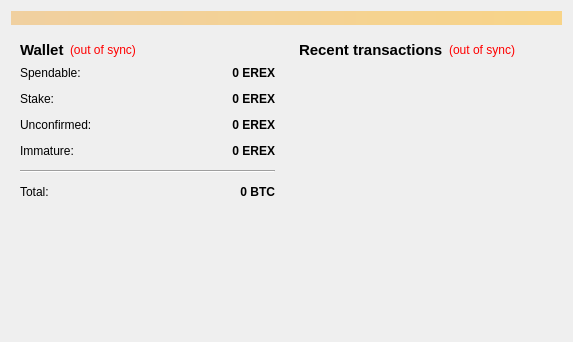
<?xml version="1.0" encoding="UTF-8"?>
<ui version="4.0">
 <class>OverviewPage</class>
 <widget class="QWidget" name="OverviewPage">
  <property name="geometry">
   <rect>
    <x>0</x>
    <y>0</y>
    <width>573</width>
    <height>342</height>
   </rect>
  </property>
  <property name="windowTitle">
   <string>Form</string>
  </property>
  <layout class="QVBoxLayout" name="topLayout">
   <item>
    <widget class="QLabel" name="labelAlerts">
     <property name="visible">
      <bool>false</bool>
     </property>
     <property name="styleSheet">
      <string notr="true">background-color: qlineargradient(x1: 0, y1: 0, x2: 1, y2: 0, stop:0 #F0D0A0, stop:1 #F8D488);  color:#000000
</string>
     </property>
     <property name="wordWrap">
      <bool>true</bool>
     </property>
     <property name="margin">
      <number>3</number>
     </property>
    </widget>
   </item>
   <item>
    <layout class="QHBoxLayout" name="horizontalLayout" stretch="1,1">
     <item>
      <layout class="QVBoxLayout" name="verticalLayout_2">
       <item>
        <widget class="QWidget" name="widget" native="true">
         <layout class="QVBoxLayout" name="verticalLayout_4">
          <item>
           <layout class="QHBoxLayout" name="horizontalLayout_4">
            <item>
             <widget class="QLabel" name="label_5">
              <property name="font">
               <font>
                <pointsize>11</pointsize>
                <weight>75</weight>
                <bold>true</bold>
               </font>
              </property>
              <property name="text">
               <string>Wallet</string>
              </property>
             </widget>
            </item>
            <item>
             <widget class="QLabel" name="labelWalletStatus">
              <property name="toolTip">
               <string>The displayed information may be out of date. Your wallet automatically synchronizes with the erexcoin network after a connection is established, but this process has not completed yet.</string>
              </property>
              <property name="styleSheet">
               <string notr="true">QLabel { color: red; }</string>
              </property>
              <property name="text">
               <string notr="true">(out of sync)</string>
              </property>
              <property name="alignment">
               <set>Qt::AlignLeading|Qt::AlignLeft|Qt::AlignVCenter</set>
              </property>
             </widget>
            </item>
            <item>
             <spacer name="horizontalSpacer_2">
              <property name="orientation">
               <enum>Qt::Horizontal</enum>
              </property>
              <property name="sizeHint" stdset="0">
               <size>
                <width>40</width>
                <height>20</height>
               </size>
              </property>
             </spacer>
            </item>
           </layout>
          </item>
          <item>
           <layout class="QFormLayout" name="formLayout_2">
            <property name="fieldGrowthPolicy">
             <enum>QFormLayout::AllNonFixedFieldsGrow</enum>
            </property>
            <property name="horizontalSpacing">
             <number>12</number>
            </property>
            <property name="verticalSpacing">
             <number>12</number>
            </property>
            <item row="0" column="0">
             <widget class="QLabel" name="label">
              <property name="text">
               <string>Spendable:</string>
              </property>
             </widget>
            </item>
            <item row="0" column="1">
             <widget class="QLabel" name="labelBalance">
              <property name="font">
               <font>
                <weight>75</weight>
                <bold>true</bold>
               </font>
              </property>
              <property name="cursor">
               <cursorShape>IBeamCursor</cursorShape>
              </property>
              <property name="toolTip">
               <string>Your current spendable balance</string>
              </property>
              <property name="text">
               <string notr="true">0 EREX</string>
              </property>
              <property name="alignment">
               <set>Qt::AlignRight|Qt::AlignTrailing|Qt::AlignVCenter</set>
              </property>
              <property name="textInteractionFlags">
               <set>Qt::LinksAccessibleByMouse|Qt::TextSelectableByKeyboard|Qt::TextSelectableByMouse</set>
              </property>
             </widget>
            </item>
            <item row="1" column="0">
             <widget class="QLabel" name="label_6">
              <property name="text">
               <string>Stake:</string>
              </property>
             </widget>
            </item>
            <item row="1" column="1">
             <widget class="QLabel" name="labelStake">
              <property name="font">
               <font>
                <weight>75</weight>
                <bold>true</bold>
               </font>
              </property>
              <property name="cursor">
               <cursorShape>IBeamCursor</cursorShape>
              </property>
              <property name="toolTip">
               <string>Total of coins that was staked, and do not yet count toward the current balance</string>
              </property>
              <property name="text">
               <string notr="true">0 EREX</string>
              </property>
              <property name="alignment">
               <set>Qt::AlignRight|Qt::AlignTrailing|Qt::AlignVCenter</set>
              </property>
              <property name="textInteractionFlags">
               <set>Qt::LinksAccessibleByMouse|Qt::TextSelectableByKeyboard|Qt::TextSelectableByMouse</set>
              </property>
             </widget>
            </item>
            <item row="2" column="0">
             <widget class="QLabel" name="label_3">
              <property name="text">
               <string>Unconfirmed:</string>
              </property>
             </widget>
            </item>
            <item row="2" column="1">
             <widget class="QLabel" name="labelUnconfirmed">
              <property name="font">
               <font>
                <weight>75</weight>
                <bold>true</bold>
               </font>
              </property>
              <property name="cursor">
               <cursorShape>IBeamCursor</cursorShape>
              </property>
              <property name="toolTip">
               <string>Total of transactions that have yet to be confirmed, and do not yet count toward the current balance</string>
              </property>
              <property name="text">
               <string notr="true">0 EREX</string>
              </property>
              <property name="alignment">
               <set>Qt::AlignRight|Qt::AlignTrailing|Qt::AlignVCenter</set>
              </property>
              <property name="textInteractionFlags">
               <set>Qt::LinksAccessibleByMouse|Qt::TextSelectableByKeyboard|Qt::TextSelectableByMouse</set>
              </property>
             </widget>
            </item>
            <item row="3" column="0">
             <widget class="QLabel" name="labelImmatureText">
              <property name="text">
               <string>Immature:</string>
              </property>
             </widget>
            </item>
            <item row="3" column="1">
             <widget class="QLabel" name="labelImmature">
              <property name="font">
               <font>
                <weight>75</weight>
                <bold>true</bold>
               </font>
              </property>
              <property name="toolTip">
               <string>Mined balance that has not yet matured</string>
              </property>
              <property name="text">
               <string notr="true">0 EREX</string>
              </property>
              <property name="alignment">
               <set>Qt::AlignRight|Qt::AlignTrailing|Qt::AlignVCenter</set>
              </property>
              <property name="textInteractionFlags">
               <set>Qt::LinksAccessibleByMouse|Qt::TextSelectableByKeyboard|Qt::TextSelectableByMouse</set>
              </property>
             </widget>
            </item>
            <item row="4" column="0" colspan="2">
             <widget class="Line" name="line">
              <property name="orientation">
               <enum>Qt::Horizontal</enum>
              </property>
             </widget>
            </item>
            <item row="5" column="0">
             <widget class="QLabel" name="labelTotalText">
              <property name="text">
               <string>Total:</string>
              </property>
             </widget>
            </item>
            <item row="5" column="1">
             <widget class="QLabel" name="labelTotal">
              <property name="font">
               <font>
                <weight>75</weight>
                <bold>true</bold>
               </font>
              </property>
              <property name="cursor">
               <cursorShape>IBeamCursor</cursorShape>
              </property>
              <property name="toolTip">
               <string>Your current total balance</string>
              </property>
              <property name="text">
               <string notr="true">0 BTC</string>
              </property>
              <property name="alignment">
               <set>Qt::AlignRight|Qt::AlignTrailing|Qt::AlignVCenter</set>
              </property>
              <property name="textInteractionFlags">
               <set>Qt::LinksAccessibleByMouse|Qt::TextSelectableByKeyboard|Qt::TextSelectableByMouse</set>
              </property>
             </widget>
            </item>
           </layout>
          </item>
         </layout>
        </widget>
       </item>
       <item>
        <spacer name="verticalSpacer">
         <property name="orientation">
          <enum>Qt::Vertical</enum>
         </property>
         <property name="sizeHint" stdset="0">
          <size>
           <width>20</width>
           <height>40</height>
          </size>
         </property>
        </spacer>
       </item>
      </layout>
     </item>
     <item>
      <layout class="QVBoxLayout" name="verticalLayout_3">
       <item>
        <widget class="QWidget" name="widget_2" native="true">
         <layout class="QVBoxLayout" name="verticalLayout">
          <item>
           <layout class="QHBoxLayout" name="horizontalLayout_2">
            <item>
             <widget class="QLabel" name="label_4">
              <property name="font">
               <font>
                <pointsize>11</pointsize>
                <weight>75</weight>
                <bold>true</bold>
               </font>
              </property>
              <property name="text">
               <string>&lt;b&gt;Recent transactions&lt;/b&gt;</string>
              </property>
             </widget>
            </item>
            <item>
             <widget class="QLabel" name="labelTransactionsStatus">
              <property name="toolTip">
               <string>The displayed information may be out of date. Your wallet automatically synchronizes with the erexcoin network after a connection is established, but this process has not completed yet.</string>
              </property>
              <property name="styleSheet">
               <string notr="true">QLabel { color: red; }</string>
              </property>
              <property name="text">
               <string notr="true">(out of sync)</string>
              </property>
              <property name="alignment">
               <set>Qt::AlignRight|Qt::AlignTrailing|Qt::AlignVCenter</set>
              </property>
             </widget>
            </item>
            <item>
             <spacer name="horizontalSpacer">
              <property name="orientation">
               <enum>Qt::Horizontal</enum>
              </property>
              <property name="sizeHint" stdset="0">
               <size>
                <width>40</width>
                <height>20</height>
               </size>
              </property>
             </spacer>
            </item>
           </layout>
          </item>
          <item>
           <widget class="QListView" name="listTransactions">
            <property name="styleSheet">
             <string notr="true">QListView { background: transparent; }</string>
            </property>
            <property name="frameShape">
             <enum>QFrame::NoFrame</enum>
            </property>
            <property name="verticalScrollBarPolicy">
             <enum>Qt::ScrollBarAlwaysOff</enum>
            </property>
            <property name="horizontalScrollBarPolicy">
             <enum>Qt::ScrollBarAlwaysOff</enum>
            </property>
            <property name="selectionMode">
             <enum>QAbstractItemView::NoSelection</enum>
            </property>
           </widget>
          </item>
         </layout>
        </widget>
       </item>
      </layout>
     </item>
    </layout>
   </item>
  </layout>
 </widget>
 <resources/>
 <connections/>
</ui>
